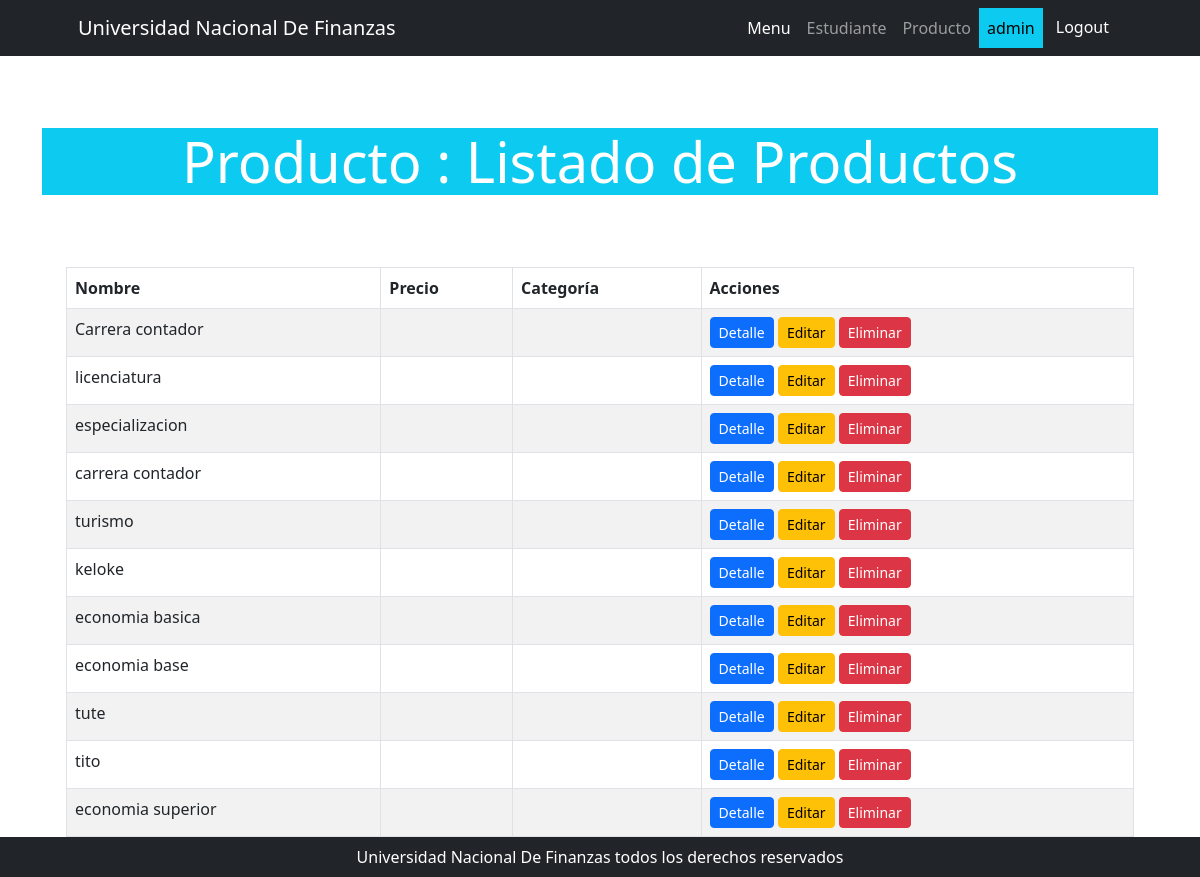
Page /producto/productocategoria/list (signed in) on the committed database.
### producto/models.py (models this page shows, shortened)
class ProductoCategoria(models.Model):
    nombre = models.CharField(max_length=200, unique=True)
    descripcion = models.CharField(max_length=200, null=True, blank=True)
    class Meta:
        verbose_name = "categoría de producto"
        verbose_name_plural = "categorías de producto"

### producto/views.py (the view)
# urls.py: path("productocategoria/list", ProductoCategoriaList.as_view(), name= "productocategoria_list"),
class ProductoCategoriaList(ListView):
    model = ProductoCategoria
    def get_queryset(self) -> QuerySet[Any]:
        queryset = super().get_queryset()
        busqueda = self.request.GET.get("busqueda")
        if busqueda:
            queryset = queryset.filter(
                Q(nombre__icontains=busqueda) | Q(descripcion__icontains=busqueda)
            )
        return queryset

### producto/templates/producto/productocategoria_list.html (shortened to what this page needs)
{% extends 'core/base.html' %}
{% block body_title %}
Producto : Listado de Productos
{% endblock body_title %}
{% block content %}
<div class="container">
    <table class="table table-striped table-bordered table-hover table-responsive">
        <thead class="thead-dark">
            <tr>
                <th>Nombre</th>
                <th>Precio</th>
                <th>Categoría</th>
                <th>Acciones</th>
            </tr>
        </thead>
        <tbody>
            {% for producto in object_list %}
            <tr>
                <td>{{ producto.nombre }}</td>
                <td>{{ producto.precio }}</td>
                <td>{{ producto.categoria }}</td>
                <td>
                    <a href="{% url 'producto:productocategoria_detail' producto.id %}" class="btn btn-primary btn-sm">Detalle</a>
                    <a href="{% url 'producto:productocategoria_detail' producto.id %}" class="btn btn-warning btn-sm">Editar</a>
                    <a href="{% url 'producto:productocategoria_actualizar' producto.id %}" class="btn btn-danger btn-sm">Eliminar</a>
                </td>
            </tr>
            {% endfor %}
        </tbody>
    </table>
</div>
    </div>
{% endblock content %}

### core/templates/core/components/navbar.html (shortened to what this page needs)
 <nav class="navbar navbar-expand-lg navbar-dark bg-dark">
    <div class="container px-5">
        <a class="navbar-brand" href="#!">Universidad Nacional De Finanzas</a>
        <div class="collapse navbar-collapse" id="navbarSupportedContent">
            <ul class="navbar-nav ms-auto mb-2 mb-lg-0">
                <li class="nav-item"><a class="nav-link active" aria-current="page" href="{% url 'core:index' %}">Menu</a></li>
                {% if user.is_authenticated %}
                <li class="nav-item"><a class="nav-link" href="{% url 'estudiante:index' %}">Estudiante</a></li>
                <li class="nav-item"><a class="nav-link" href="{% url 'producto:index' %}">Producto</a></li>
                <li class="nav-item">
                    <a class="nav-link text-bg-info">{{ user.username}}</a>
                </li>
                <li class="nav-item">
                    <form action="{% url 'core:logout' %}" method="post">
                         <button type="submit" class="btn btn-dark">Logout</button>
                    </form>
                </li>
                {% endif %}
            </ul>
        </div>
    </div>
</nav>

### rows in the picture
ProductoCategoria: nombre "Carrera contador"
ProductoCategoria: nombre "licenciatura"
ProductoCategoria: nombre "especializacion"
ProductoCategoria: nombre "carrera contador"
ProductoCategoria: nombre "turismo"
ProductoCategoria: nombre "keloke"
ProductoCategoria: nombre "economia basica"
ProductoCategoria: nombre "economia base"
ProductoCategoria: nombre "tute"
ProductoCategoria: nombre "tito"
ProductoCategoria: nombre "economia superior"

### other values in the picture
{{ user.username }} "admin"
